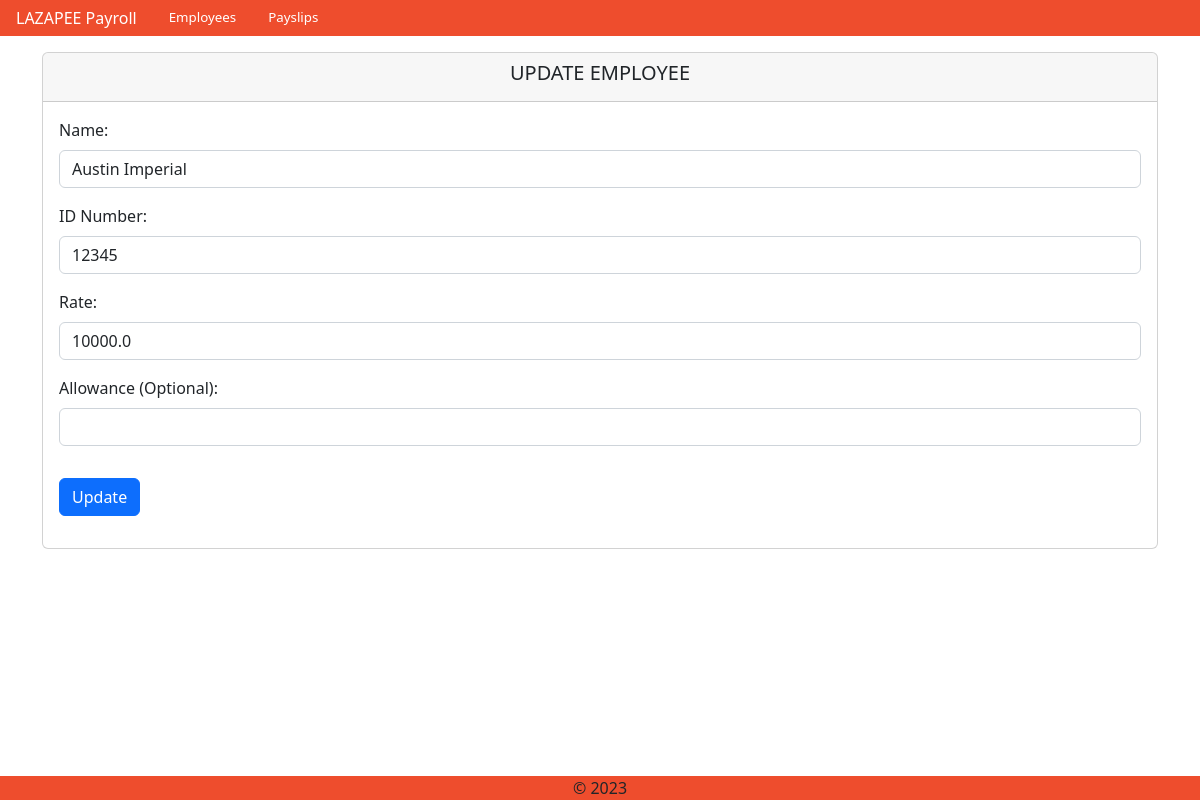
Screenshot of /update_employee/12345/ with the database file from the repository.
### payroll_app/models.py (models this page shows, shortened)
class Employee(models.Model):
    name = models.CharField(max_length=300)
    id_number = models.CharField(max_length=300, primary_key=True)
    rate = models.FloatField()
    overtime_pay = models.FloatField(null=True, blank=True)
    allowance = models.FloatField(null=True, blank=True)
    objects = models.Manager()

### payroll_app/views.py (the view)
# urls.py: path('update_employee/<int:pk>/', views.update_employee, name="update_employee"),
def update_employee(request, pk):
    employee = get_object_or_404(Employee, pk=pk)
    if request.method == "POST":
        name = request.POST.get('name')
        id_number = request.POST.get('id_number')
        rate = request.POST.get('rate')
        allowance = request.POST.get('allowance')
        if id_number != employee.getID() and Employee.objects.filter(id_number=id_number).exists():
            messages.error(request, "Employee ID already exists")
            return render(request, 'payroll_app/update_employee.html',
                      {"e": employee})
        if allowance == "":
            allowance = None
        Employee.objects.filter(pk=pk).update(name=name,
                                id_number=id_number,
                                rate=rate,
                                allowance=allowance,)
        messages.success(request, "Employee updated successfully")
        return redirect('employees')
    else:
        return render(request, 'payroll_app/update_employee.html',
                      {"e": employee})

### payroll_app/templates/payroll_app/update_employee.html
{% extends 'payroll_app/base.html' %}
{% load static %}
{% block content %}
<div class="container py-3">
    <div class="card">
        <div class="card-header text-center" style="display: flex; justify-content: center;">
            <h5 class="card-title">UPDATE EMPLOYEE</h5>
        </div>
        <div class="card-body">
            <form method="POST" action="{% url 'update_employee' pk=e.pk %}">{% csrf_token %}
                <div class="mb-3">
                    <label for="name" class="form-label">Name:</label>
                    <input type="text" class="form-control" id="name" name="name" value="{{e.name}}">
                </div>
                <div class="mb-3">
                    <label for="id_number" class="form-label">ID Number:</label>
                    <input type="number" class="form-control" id="id_number" name="id_number" value="{{e.id_number}}">
                </div>
                <div class="mb-3">
                    <label for="rate" class="form-label">Rate:</label>
                    <input type="number" class="form-control" id="rate" name="rate" value="{{e.rate}}">
                </div>
                <div class="mb-3">
                    <label for="allowance" class="form-label">Allowance (Optional):</label>
                    <input type="number" class="form-control" id="allowance" name="allowance" value="{{e.allowance}}">
                </div>
                <button type="submit" class="mt-3 btn btn-primary">Update</button>
            </form>
        </div>
    </div>
</div>
{% endblock %}

### rows the page displays
Employee: name "Austin Imperial", id_number "12345", rate "10000.0"
